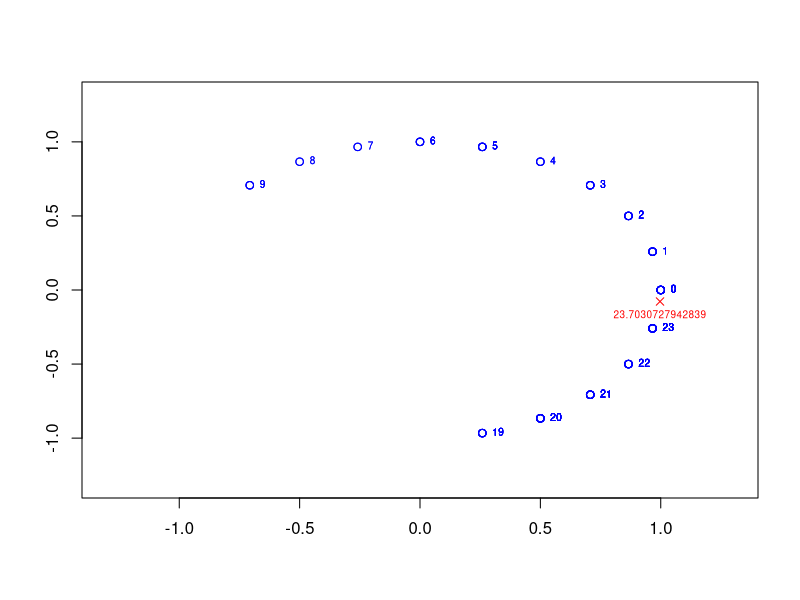
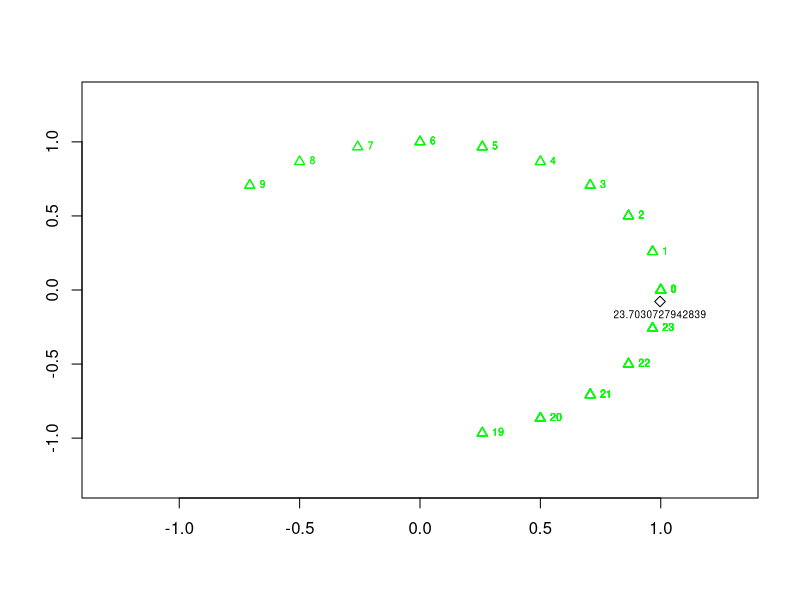
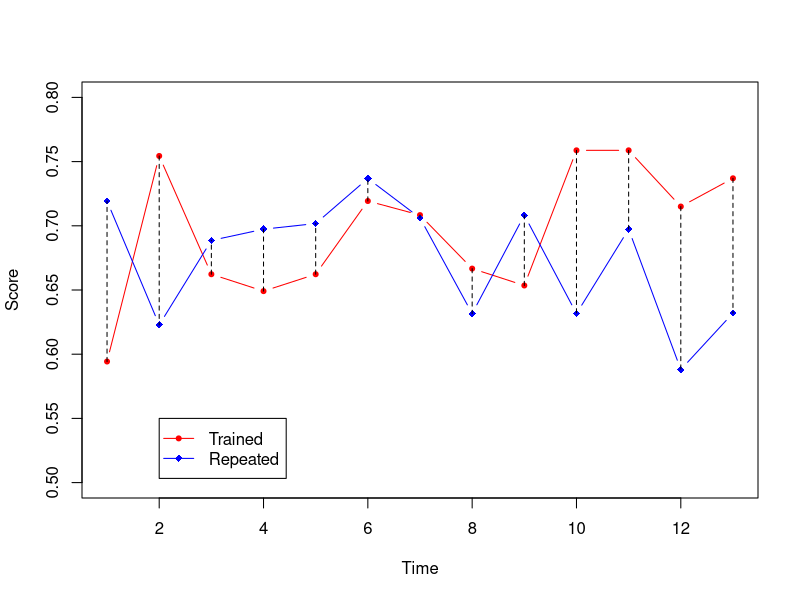
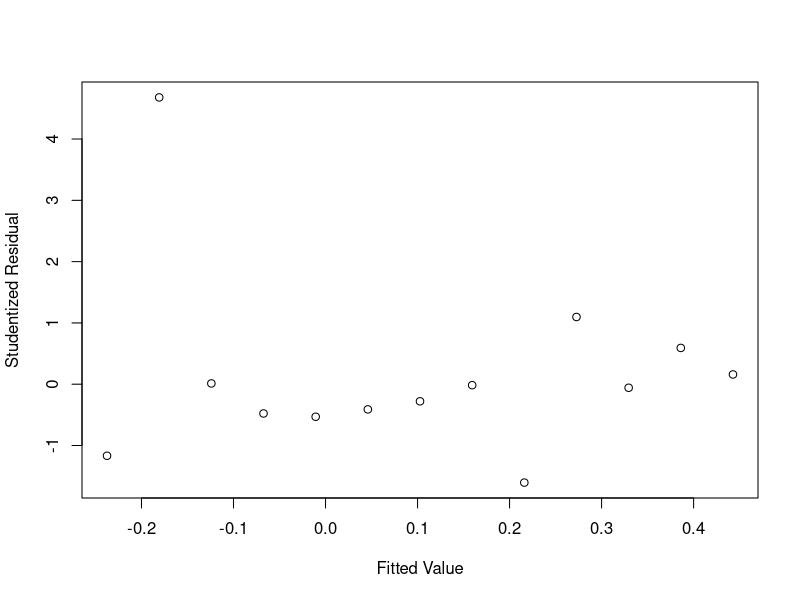
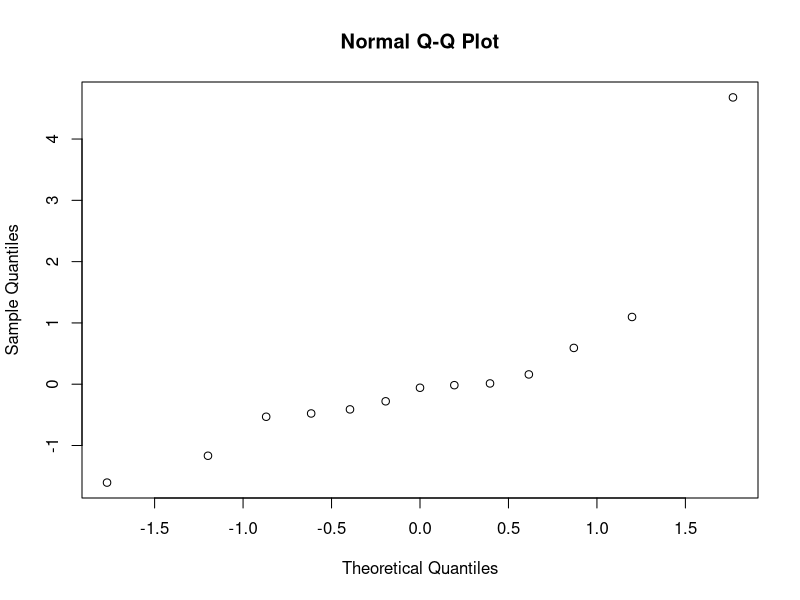

Write the R code that produced these figures, in order.
## ---- chunk 1
knitr::opts_chunk$set(message = FALSE, warning = FALSE, tidy = TRUE, fig.width = 5, fig.height = 5, fig.align = "center")
## ---- chunk 2
sleep <- read.table(file = "sleep.dat")

hour <- sleep$V1

circ.mean <- function(data, input.type){

  circ.mean.rad <- function(data){
    x <- cos(data)
    y <- sin(data)
    xbar <- mean(x)
    ybar <- mean(y)
    r <- sqrt(xbar^2 + ybar^2)
    cbar <- xbar/r
    sbar <- ybar/r
    
    thetabar <- atan2(y = sbar, x = cbar)
    ifelse(thetabar >= 0, thetabar, thetabar + 2*pi)
  }
  
  
  if (input.type == "radian"){
    circ.mean.rad(data)
  } else {
    if (input.type == "degree"){
      data <- degree * pi / 180
      degreebar.rad <- circ.mean.rad(data)
      degreebar <- degreebar.rad * 180 / pi
      degreebar
    } else {
      if (input.type == "hour"){
        data <- data * pi / 12
        hourbar.rad <- circ.mean.rad(data)
        hourbar <- hourbar.rad * 12 / pi
        hourbar
      } else {
        cat("****** Wrong input.type ******")
      }
    }
  }
}
## ---- chunk 3
  display.average <- function(data, col, pch, ...){
    theta <- data * pi /12
    x <- cos(theta)
    y <- sin(theta)
    hourbar <- circ.mean(data = data, input.type = "hour")
    hourbartheta <- hourbar * pi /12
    xhourbar <- cos(hourbartheta)
    yhourbar <- sin(hourbartheta)
    
    plot(x = x, y = y, xlim = c(-1.3, 1.3), ylim = c(-1.3, 1.3), col = col[1], pch = pch[1], xlab = "", ylab = "" , ...)
    text(x = x, y = y, data, col = col[1], cex = 0.6, pos = 4)
    points(x = xhourbar, y = yhourbar, col = col[2], pch = pch[2], ...)
    text(x = xhourbar, y = yhourbar, hourbar, col = col[2], pch = pch[2], cex = 0.6, pos = 1)
  }

display.average(data = hour, col = c("blue", "red"), pch = c(1,4))

display.average(data = hour, col = c("green", "black"), pch = c(2,5))

## ---- chunk 4
    fhour <- function(hour, mu, kappa, log = FALSE){
      theta <- hour * pi / 12
      thetamu <- mu * pi / 12
      f <- exp(kappa * cos(theta - thetamu)) / (2 * pi * besselI(kappa, nu = 0))
      if (!log) f else log(f)
    }
## ---- chunk 5
    # the log likelihood function l
    l <- function(hour, mu, kappa){
      sum(fhour(hour = hour, mu = mu, kappa = kappa, log = T))
    }
    
    # estimate the parameter mu (in hour)
    
    mu <- circ.mean(hour, input.type = "hour")
    
    mu
    
    kappa <- optimize(f = l, mu = mu, hour = hour, maximum = T, interval = c(0.001, 1000), lower = 0.001)
    
    kappa
## ---- chunk 6
    rVM <- function(mu, kappa, n){
      nuC <- cos(mu)
      nuS <- sin(mu)
      sigma <- 1 / sqrt(kappa)
      X <- rnorm(n = n*2, mean = 0, sd = 1)
      dim(X) <- c(n,2)
      
      X <- X * sigma
      
      X[,1] <- X[,1] + nuC
      X[,2] <- X[,2] + nuS
      
      
      
      
      atan2(X[,2], X[,1])
    }
## ---- chunk 7
    thetabar <- circ.mean(hour, input.type = "hour")*pi/12
    teststat <- cos(thetabar - 0)
    teststat
## ---- chunk 8
    kappahat <- kappa$maximum
    
    B <- 1000
    
    simulationnum <- rep(0, B)
    
    simulation <- lapply(simulationnum, FUN =rVM,  kappa = kappahat, n = 100)
    
    teststat.sample <- lapply(simulation, FUN = function(x) cos(circ.mean(data = x, input.type = "radian") - 0))
    
    pvalue <- sum(unlist(teststat.sample) > teststat)/B
    
    pvalue
## ---- chunk 9
score <- read.csv(file = "brenda.csv")

plot(x = score$Time, y = score$Time , ylim = c(0.5, 0.8), "n", xlab = "Time", ylab = "Score")

lines(x = score$Time, y = score$Trained, col = "red", pch = 20, lty = 1, type = "b")

lines(x = score$Time, y = score$Repeated, col = "blue", pch = 18, lty = 1, type = "b")

apply(score, MARGIN = 1, FUN = function(x) lines(x = c(x[1], x[1]), y = c(x[2],x[3]), lty = 2))

legend(2, 0.55, c("Trained", "Repeated"), col = c("red","blue"), pch = c(20, 18), lty = 1)
## ---- chunk 10
logit <- data.frame(Time = score$Time, Trained = log(score$Trained/(1 - score$Trained)), Repeated = log(score$Repeated/(1 - score$Repeated)))
## ---- chunk 11
diff <- logit$Trained - logit$Repeated

logit <- data.frame(logit, Difference = diff)

lmest <- lm(formula = Difference ~ Time, data = logit)

summary(lmest)

plot(x = lmest$fitted.values, y = rstudent(lmest), xlab = "Fitted Value", ylab = "Studentized Residual")

require(graphics)
qqnorm(rstudent(lmest))
